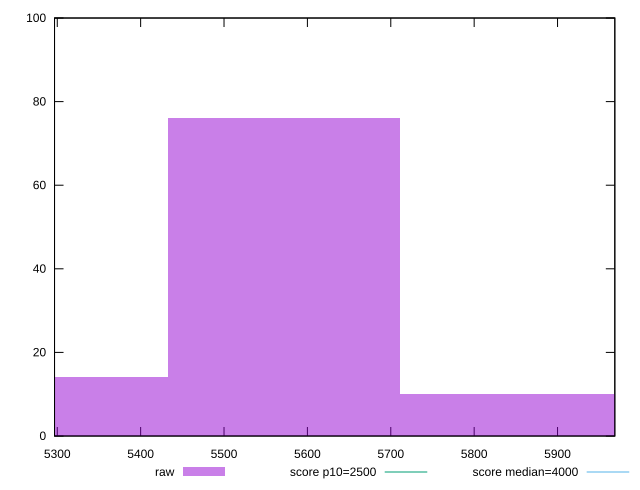

Write the gnuplot code that produced this figure.
reset

$raw <<EOF
5571.723533341219 76
5293.137356674159 14
5850.30971000828 10
EOF

set key outside below
set boxwidth 278.58617666706095
set xrange [5296.7300000000005:5968.698000000004]
set yrange [0:100]
set trange [0:100]
set style fill transparent solid 0.5 noborder

set parametric
set terminal svg size 640, 490 enhanced background rgb 'white'
set output "report_00020_2021-02-19T21:17:38.612Z2/largest-contentful-paint/samples/pages+cached+noadtech+nomedia/raw/histogram.svg"

plot $raw title "raw" with boxes, \
     2500,t title "score p10=2500", \
     4000,t title "score median=4000"

reset
